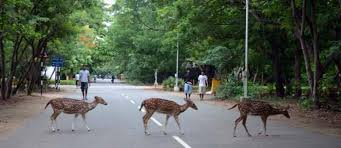
#> input picture deer_iitm.jpg, 341 x 148 px, found by its file name
$ python image_grey_rotate.py
#> lines starting #> are read from the running program, lines starting #| are printed output that depends on the picture
import cv2 as cv
import numpy as np

# Load the image
image_path = r'C:\Users\Supravo\OneDrive\Desktop\BS\summerschool2024\sahaaysummerschool2024\deer_iitm.jpg'  # Update this with the path to your image
image = cv.imread(image_path)
#> image is the input picture: shape (148, 341, 3); mean B, G, R 81.9, 94.7, 85.9

# Convert the image to grayscale
gray_image = cv.cvtColor(image, cv.COLOR_BGR2GRAY)
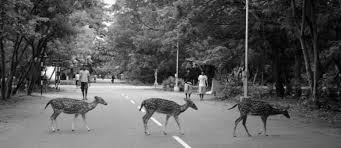
#> gray_image: shape (148, 341); min 0, max 255, mean 90.6

# Function to rotate an image
def rotate_image(image, angle):
#> called with angle = 60
    height, width = image.shape[:2]
#> height = 148; width = 341
    center = (width // 2, height // 2)
#> center = (170, 74)
    rotation_matrix = cv.getRotationMatrix2D(center, angle, 1.0)
    rotated_image = cv.warpAffine(image, rotation_matrix, (width, height))
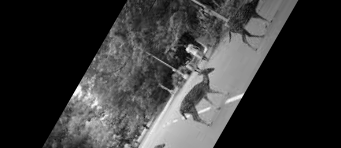
#> rotated_image: shape (148, 341); min 0, max 254, mean 55.2
    return rotated_image

# Rotate the image by 60 degrees anticlockwise
rotated_60 = rotate_image(gray_image, 60)

# Rotate the 60 degrees rotated image by another 70 degrees anticlockwise
rotated_130 = rotate_image(rotated_60, 70)
#> call 2 of rotate_image, with angle = 70
#> in rotate_image (call 2), `rotated_image = cv.warpAffine(image, rotation_matrix, (width, height))`:
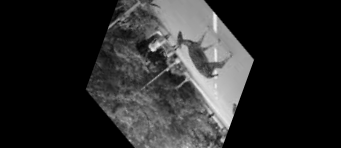
#> rotated_image: shape (148, 341); min 0, max 243, mean 41.3

# Rotate the original grayscale image by 110 degrees anticlockwise
rotated_110 = rotate_image(gray_image, 110)
#> call 3 of rotate_image, with angle = 110
#> in rotate_image (call 3), `rotated_image = cv.warpAffine(image, rotation_matrix, (width, height))`:
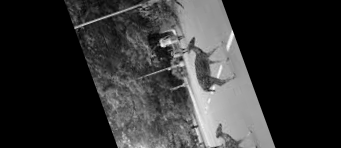
#> rotated_image: shape (148, 341); min 0, max 249, mean 50.4

# Concatenate the images horizontally for comparison
combined_image = np.hstack((rotated_60, rotated_130, rotated_110))
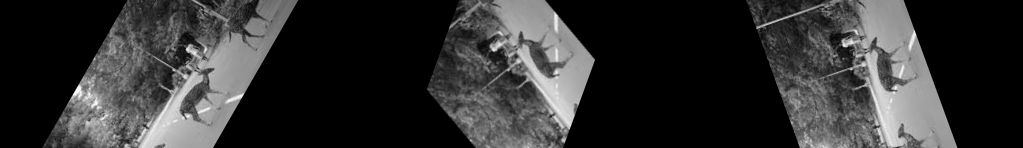
#> combined_image: shape (148, 1023); min 0, max 254, mean 49

# Save the combined image for display
output_path = 'path_to_save_combined_image.jpg'  # Update this with your desired path
cv.imwrite(output_path, combined_image)

# Display the image using OpenCV
cv.imshow('Rotated Images', combined_image)
cv.waitKey(0)
cv.destroyAllWindows()

$ run again, with IMG_20240923_231118.jpg copied over deer_iitm.jpg
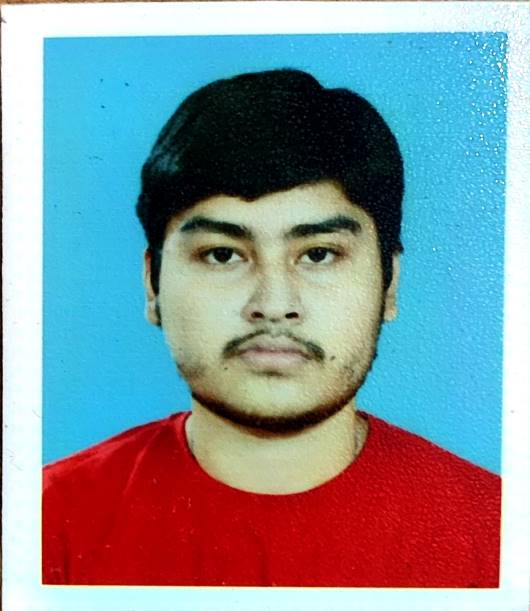
#> input picture IMG_20240923_231118.jpg, 530 x 611 px, found by its file name
#> image is the input picture: shape (611, 530, 3); mean B, G, R 154, 146.5, 132
#> in rotate_image (call 3), `rotated_image = cv.warpAffine(image, rotation_matrix, (width, height))`:
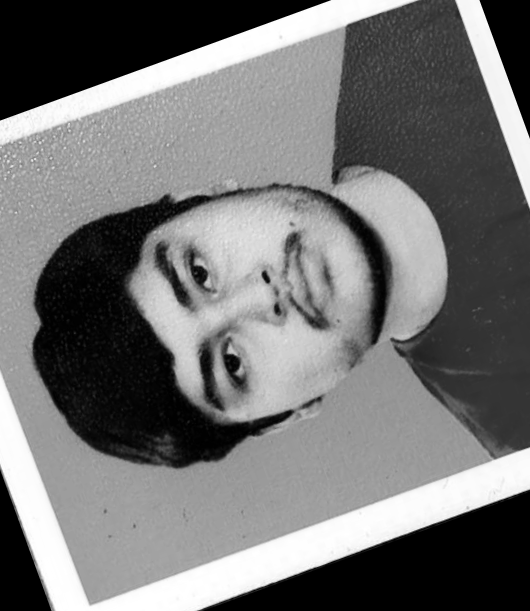
#> rotated_image: shape (611, 530); min 0, max 255, mean 115.6
#> `combined_image = np.hstack((rotated_60, rotated_130, rotated_110))`:
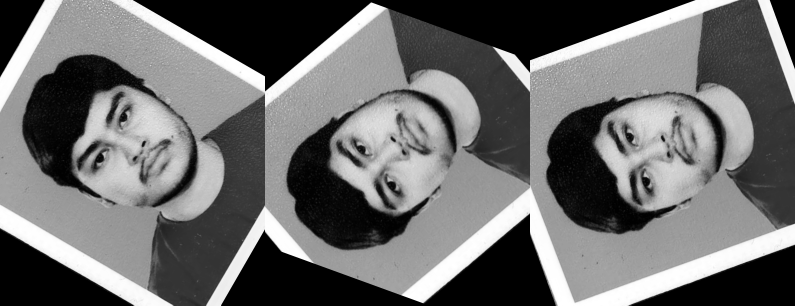
#> combined_image: shape (611, 1590) (shown at 1/2 size); min 0, max 255, mean 108.8

$ run again, with WhatsApp Image 2024-09-24 at 22.49.56_5a37ac93.jpg copied over deer_iitm.jpg
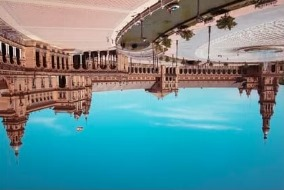
#> input picture WhatsApp Image 2024-09-24 at 22.49.56_5a37ac93.jpg, 284 x 190 px, found by its file name
#> image is the input picture: shape (190, 284, 3); mean B, G, R 150.1, 143.5, 99.6
#> in rotate_image (call 3), `rotated_image = cv.warpAffine(image, rotation_matrix, (width, height))`:
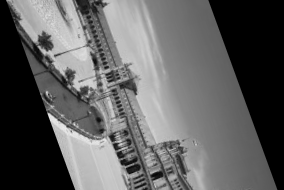
#> rotated_image: shape (190, 284); min 0, max 234, mean 95.4
#> `combined_image = np.hstack((rotated_60, rotated_130, rotated_110))`:
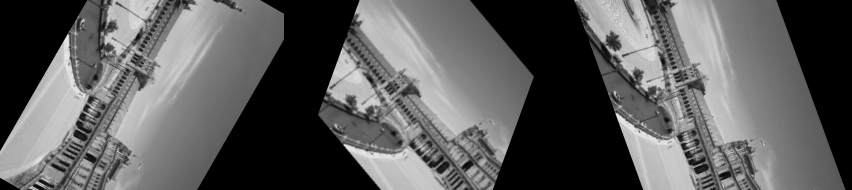
#> combined_image: shape (190, 852); min 0, max 234, mean 92.2
